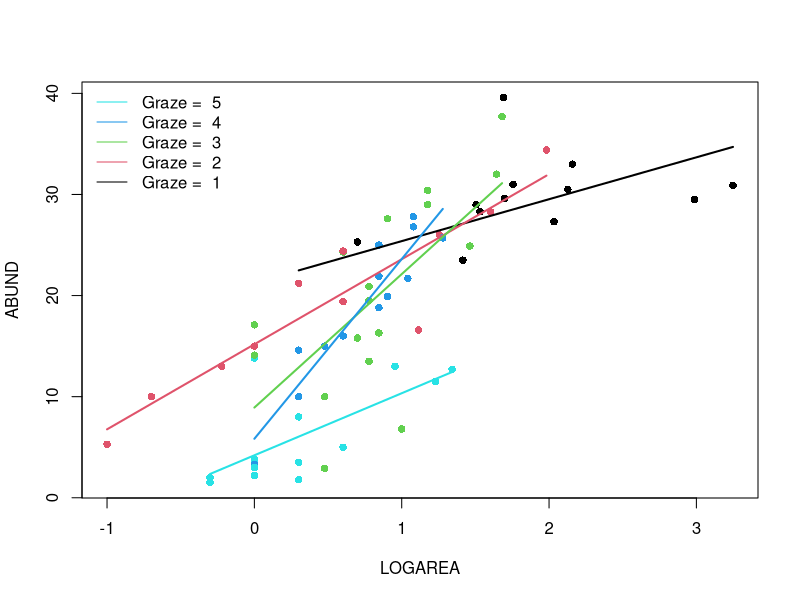
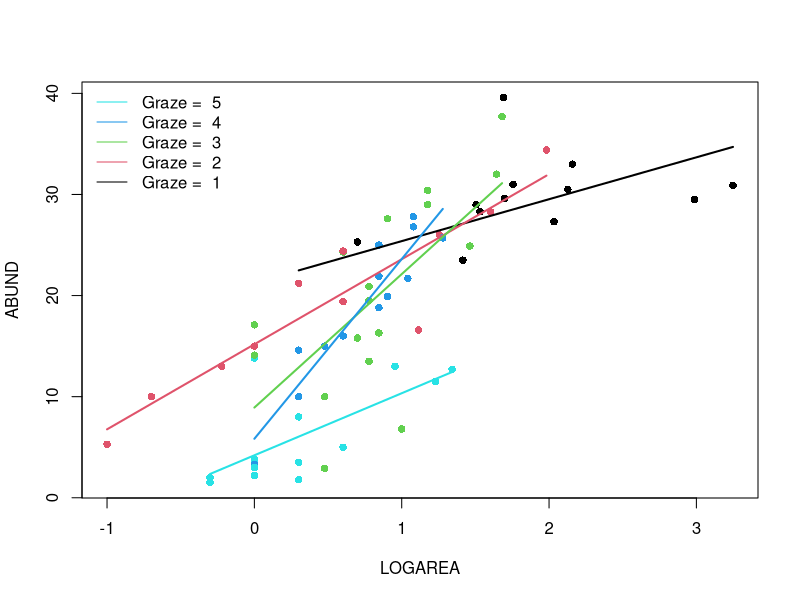
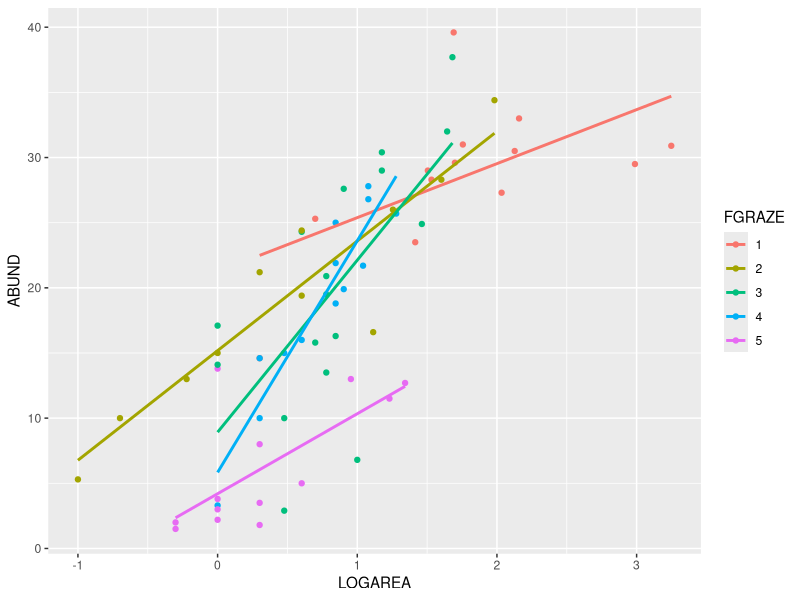

Source code (R) for these figures, in order:
## ----Q2, eval=TRUE, echo=SOLUTIONS, results=SOLUTIONS, collapse=TRUE-----------------------------------------------------
loyn <- read.table("./data/loyn.txt", header = TRUE)
str(loyn)


## ----Q3, eval=TRUE, echo=SOLUTIONS, results=SOLUTIONS, collapse=TRUE-----------------------------------------------------
loyn$LOGAREA <- log10(loyn$AREA)
# create factor GRAZE as it was originally coded as an integer
loyn$FGRAZE <- factor(loyn$GRAZE)


## ----Q4, eval=SOLUTIONS, echo=SOLUTIONS, results=SOLUTIONS, collapse=TRUE------------------------------------------------
## coplot(ABUND ~ LOGAREA | FGRAZE, data = loyn)
## 
## # or
## # library(lattice)
## # xyplot(ABUND ~ LOGAREA | FGRAZE, data = loyn)
## 
## # - Within a grazing level, abundance seems to increase with the log patch area
## #   in a more or less linear fashion
## # - Overall, the mean abundance seems to decrease as grazing levels increase.
## #   This is most noticeable in the highest grazing level.
## # - Some of the slopes of the relationships (imagine a straight line) appear to be
## #   somewhat different for the different graze levels. The slopes for graze levels
## #   1 and 2 are similar, but different for graze levels 3, 4, and 5. We will
## #   need to test this with a model.


## ----Q5, eval=TRUE, echo=SOLUTIONS, results=SOLUTIONS, collapse=TRUE-----------------------------------------------------
birds.inter.1 <- lm(ABUND ~ FGRAZE + LOGAREA + FGRAZE:LOGAREA, data = loyn)

# Or use the 'shortcut' - its is equivalent to the model above
# birds.inter.1 <- lm(ABUND ~ FGRAZE * LOGAREA, data = loyn)


## ----Q6, eval=SOLUTIONS, echo=SOLUTIONS, results=SOLUTIONS, collapse=TRUE------------------------------------------------
## # first split the plotting device into 2 rows and 2 columns
## par(mfrow = c(2,2))
## 
## # now create the residuals plots
## plot(birds.inter.1)
## 
## # To test the normality of residuals assumption we use the Normal Q-Q plot.
## # The central residuals are not too far from the Q-Q line but the extremes
## # are too extreme (the tails of the distribution are too long). Some
## # observations, both high and low, are poorly explained by the model.
## 
## # The plot of the residuals against the fitted values suggests these
## # extreme residuals happen for intermediate fitted values.
## 
## # Looking at the homogeneity of variance assumption (Residuals vs
## # Fitted and Scale-Location plot),
## # the graphs are mostly messy, with no clear pattern emerging.
## 
## # The observations with the highest leverage don't appear to be overly
## # influential, according to the Cook's distances in the Residuals vs
## # Leverage plot (all < 0.5).


## ----Q7, eval=TRUE, echo=SOLUTIONS, results=SOLUTIONS, collapse=TRUE-----------------------------------------------------
anova(birds.inter.1)

# The null hypothesis is that there is no significant interaction between 
# FGRAZE and LOGAREA. 
# As the P value is smaller than our cutoff of 0.05 (p = 0.005) we reject the 
# null hypothesis and conclude that there is a significant interaction. 

# This means that there is a significant relationship between bird abundance 
# and log area, and that this relationship is different for different levels of 
# graze (at least one of them is different). Put another way, the slopes of the 
# relationship between abundance and log area for each level of graze are different.

# As there is a significant interaction, it's difficult to interpret the main
# effects of FGRAZE and LOGAREA as by definition the effect of one variable is 
# dependent on the value of the other variable.


## ----Q8, eval=TRUE, echo=SOLUTIONS, results=SOLUTIONS, collapse=TRUE-----------------------------------------------------
summary(birds.inter.1)

# (Intercept)
# Here the Intercept (baseline) is the predicted ABUND when LOGAREA = 0,
# for FGRAZE level 1.
# the null hypothesis for the intercept is that the intercept = 0
# As the P value < 0.05 (7.09e-08) we reject this null hypothesis.

# LOGAREA 
# Represents the slope of the relationship between ABUND and LOGAREA, 
# specific to FGRAZE = 1.
# The null hypothesis is that the slope of the relationship
# between LOGAREA and ABUND = 0, for level FGRAZE = 1 only. 
# So, for graze 1 the slope is 4.14. This means, that for a 1 unit increase in LOGAREA
# we get a corresponding increase of 4.4 birds on average.
# As the P value (0.022) is < 0.05 we conclude that the slope is
# significantly different than 0.

# FGRAZE2
# Is the estimated difference (contrasts) between the *intercept* of FGRAZE level
# 2 and the reference level intercept, FGRAZE = 1.
# The null hypothesis associated with this estimate is that the difference
# in the intercepts between graze level 1 and graze level 2 = 0.
# As the P value (0.118) is > 0.05 we fail to reject this null hypothesis and
# conclude that the intercepts for graze level 1 and graze level 2 are the same.

# FGRAZE3, FGRAZE4, FGRAZE5
# The parameter estimates have the same interpretation as for FGRAZE2 (above). 
# They are all estimates of the difference between FGRAZE at the appropriate level 
# and FGRAZE 1 (Intercept).

# FGRAZE2:LOGAREA
# This represents the difference in the slope of the relationship between ABUND 
# and LOGAREA between graze level 2 and graze level 1.
# The null hypothesis is that the difference in slopes between graze level 1 
# and 2 = 0 (i.e. no difference).
# As the P value (0.082) > 0.05 we conclude that the slopes are not different 
# (i.e. they are the same).

# FGRAZE3:LOGAREA
# This represents the difference in the slope of the relationship between ABUND 
# and LOGAREA between graze level 3 and graze level 1.
# The null hypothesis is that the difference in slopes between graze level 1 
# and 3 = 0 (i.e. no difference).
# As the P value (0.004) < 0.05 we conclude that the slopes are different (and
# therefore the relationship is different).

# FGRAZE4:LOGAREA, # FGRAZE5:LOGAREA
# These parameter estimates and null hypotheses are interpreted in the same way 
# as for FGRAZE4:LOGAREA and FGRAZE5:LOGAREA


# The Multiple R-square value is 0.79, so 79% of the variation in the data is 
# explained by the model. This is quite a bit more than the models with only
# LOGAREA and FGRAZE as single explanatory variables.


## ----Q9a, eval=TRUE, echo=TRUE, collapse=FALSE---------------------------------------------------------------------------
par(mfrow= c(1, 1))
plot(ABUND ~ LOGAREA, data = loyn, col = GRAZE, pch = 16)
# Note: # colour 1 means black in R
# colour 2 means red in R
# colour 3 means green in R
# colour 4 means blue in R
# colour 5 means cyan in R

# FGRAZE1
# create a sequence of increasing LOGAREA within the observed range
LOGAREA.seq <- seq(from = min(loyn$LOGAREA[loyn$FGRAZE == 1]),
					to = max(loyn$LOGAREA[loyn$FGRAZE == 1]),
					length = 20)

# create data frame for prediction
dat4pred <- data.frame(FGRAZE = "1", LOGAREA = LOGAREA.seq)

# predict for new data
P1 <- predict(birds.inter.1, newdata = dat4pred)

# add the predictions to the plot of the data
lines(dat4pred$LOGAREA, P1, col = 1, lwd = 2)

# FGRAZE2
LOGAREA.seq <- seq(from = min(loyn$LOGAREA[loyn$FGRAZE == 2]),
					to = max(loyn$LOGAREA[loyn$FGRAZE == 2]),
					length = 20)

dat4pred <- data.frame(FGRAZE = "2", LOGAREA = LOGAREA.seq)

P2 <- predict(birds.inter.1, newdata = dat4pred)

lines(dat4pred$LOGAREA, P2, col = 2, lwd = 2)

# FGRAZE3
LOGAREA.seq <- seq(from = min(loyn$LOGAREA[loyn$FGRAZE == 3]),
					to = max(loyn$LOGAREA[loyn$FGRAZE == 3]),
					length = 20)

dat4pred <- data.frame(FGRAZE = "3", LOGAREA = LOGAREA.seq)

P3 <- predict(birds.inter.1, newdata = dat4pred)

lines(dat4pred$LOGAREA, P3, col = 3, lwd = 2)

# FGRAZE4
LOGAREA.seq <- seq(from = min(loyn$LOGAREA[loyn$FGRAZE == 4]),
					to = max(loyn$LOGAREA[loyn$FGRAZE == 4]),
					length = 20)

dat4pred <- data.frame(FGRAZE = "4", LOGAREA = LOGAREA.seq)

P4 <- predict(birds.inter.1, newdata = dat4pred)

lines(dat4pred$LOGAREA, P4, col = 4, lwd = 2)

# FGRAZE5
LOGAREA.seq <- seq(from = min(loyn$LOGAREA[loyn$FGRAZE == 5]),
					to = max(loyn$LOGAREA[loyn$FGRAZE == 5]),
					length = 20)

dat4pred <- data.frame(FGRAZE = "5", LOGAREA = LOGAREA.seq)

P5 <- predict(birds.inter.1, newdata = dat4pred)

lines(dat4pred$LOGAREA, P5, col = 5, lwd = 2)

legend("topleft", 
 legend = paste("Graze = ", 5:1), 
 col = c(5:1), bty = "n",
 lty = c(1, 1, 1), 
 lwd = c(1, 1, 1))


## ----Q9b, eval=TRUE, echo=TRUE, collapse=FALSE---------------------------------------------------------------------------
# Okay, that was a long-winded way of doing this.
# If, like me, you prefer more compact code and less risks of errors,
# you can use a loop, to save repeating the sequence 5 times:
par(mfrow = c(1, 1))
plot(ABUND ~ LOGAREA, data = loyn, col = GRAZE, pch = 16)

for(g in levels(loyn$FGRAZE)){ # g will take the values "1", "2",..., "5" in turn
	LOGAREA.seq <- seq(from = min(loyn$LOGAREA[loyn$FGRAZE == g]),
										to = max(loyn$LOGAREA[loyn$FGRAZE == g]),
														length = 20)
	dat4pred <- data.frame(FGRAZE = g, LOGAREA = LOGAREA.seq)
	predicted <- predict(birds.inter.1, newdata = dat4pred)
	lines(dat4pred$LOGAREA, predicted, col = as.numeric(g), lwd = 2)
}
legend("topleft", 
 legend = paste("Graze = ", 5:1), 
 col = c(5:1), bty= "n",
 lty = c(1, 1, 1), 
 lwd = c(1, 1, 1))


## ----Q9c, eval=TRUE, echo=TRUE, collapse=FALSE---------------------------------------------------------------------------
# install.packages('ggplot2', dep = TRUE)
library(ggplot2)

ggplot(loyn, aes(x = LOGAREA, y = ABUND, colour = FGRAZE) ) +
     geom_point() +
     geom_smooth(method = "lm", se = FALSE)

